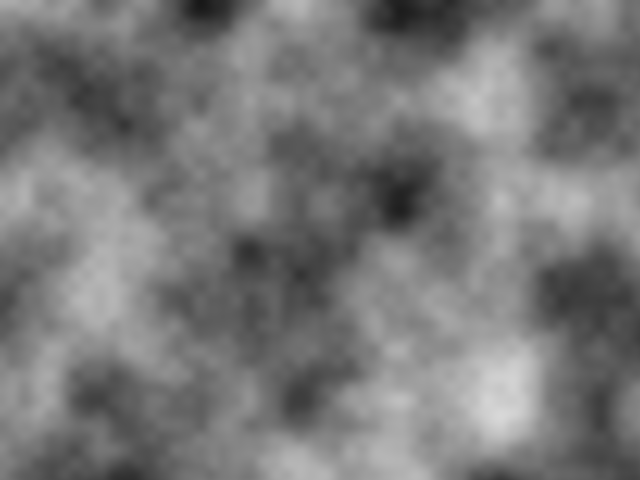
Frame 1 (no input)
Frame 60 (no input): identical to frame 1, image omitted
Frame 120 (the mouse pressed at the canvas centre since frame 60): identical to frame 1, image omitted

The p5.js sketch that drew this single still picture (run headless with seeded random() and noise() and a simulated clock; from frame 60 on, the mouse is pressed at the canvas centre):

// p5.js sketch
// ── sketch.js
//Perlin Noise


let xOff1 = 0;
let xOff2 = 1000;
let inc = 0.01;
let start = 0;

function setup() {
    createCanvas(640,480);
}

function draw(){
    let yOff = 0;

    loadPixels();
    
    for(let x=0; x<width; x++){
        let xOff = 0;
        for(let y=0; y<height; y++){
        let index = ( x+y*width)*4;
        let r = noise(xOff, yOff)*255;

        pixels[ index + 0 ] = r;
        pixels[ index + 1 ] = r;
        pixels[ index + 2 ] = r;
        pixels[ index + 3 ] = 255;   

        xOff += inc;   
     }
     yOff += inc
    }

    updatePixels();
    
}
